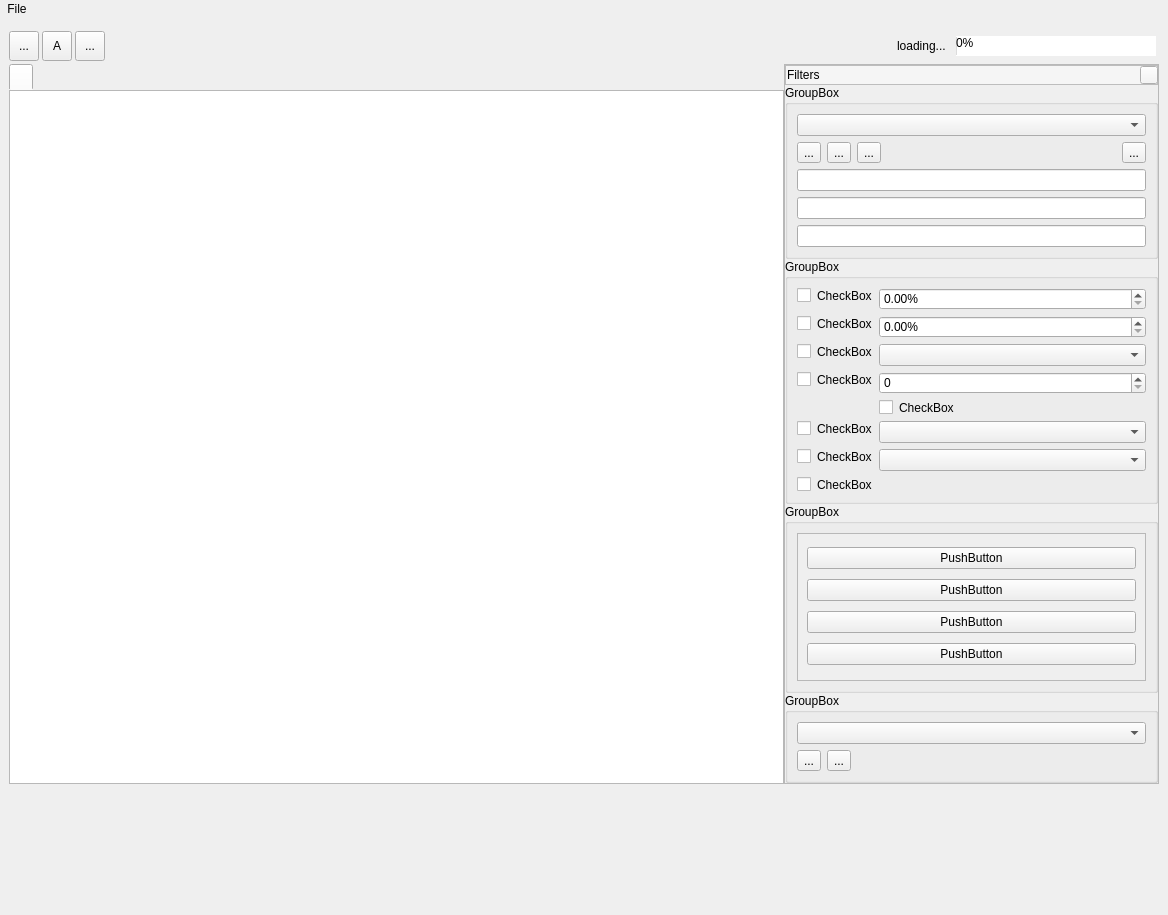
<?xml version="1.0" encoding="UTF-8"?>
<ui version="4.0">
    <class>ui_MainWindow</class>
    <widget class="QMainWindow" name="ui_MainWindow">
        <property name="geometry">
            <rect>
                <x>0</x>
                <y>0</y>
                <width>1168</width>
                <height>915</height>
            </rect>
        </property>
        <property name="windowTitle">
            <string>MainWindow</string>
        </property>
        <property name="styleSheet">
            <string notr="true">border-color: rgb(66, 212, 244);</string>
        </property>
        <widget class="QWidget" name="centralwidget">
            <layout class="QVBoxLayout" name="verticalLayout">
                <item>
                    <layout class="QGridLayout" name="gridLayout">
                        <property name="spacing">
                            <number>0</number>
                        </property>
                        <item row="1" column="0" rowspan="2" colspan="4">
                            <layout class="QHBoxLayout" name="horizontalLayout">
                                <property name="spacing">
                                    <number>3</number>
                                </property>
                                <property name="sizeConstraint">
                                    <enum>QLayout::SetFixedSize</enum>
                                </property>
                                <property name="leftMargin">
                                    <number>0</number>
                                </property>
                                <property name="topMargin">
                                    <number>3</number>
                                </property>
                                <property name="rightMargin">
                                    <number>3</number>
                                </property>
                                <property name="bottomMargin">
                                    <number>3</number>
                                </property>
                                <item>
                                    <widget class="QToolButton" name="search_button">
                                        <property name="sizePolicy">
                                            <sizepolicy hsizetype="Preferred" vsizetype="Preferred">
                                                <horstretch>0</horstretch>
                                                <verstretch>0</verstretch>
                                            </sizepolicy>
                                        </property>
                                        <property name="minimumSize">
                                            <size>
                                                <width>30</width>
                                                <height>30</height>
                                            </size>
                                        </property>
                                        <property name="toolTip">
                                            <string>Filter</string>
                                        </property>
                                        <property name="styleSheet">
                                            <string notr="true"/>
                                        </property>
                                        <property name="text">
                                            <string>...</string>
                                        </property>
                                        <property name="icon">
                                            <iconset>
                                                <normaloff>../resources/search_icon.png</normaloff>../resources/search_icon.png</iconset>
                                        </property>
                                    </widget>
                                </item>
                                <item>
                                    <widget class="QToolButton" name="button_annotation">
                                        <property name="sizePolicy">
                                            <sizepolicy hsizetype="Preferred" vsizetype="Preferred">
                                                <horstretch>0</horstretch>
                                                <verstretch>0</verstretch>
                                            </sizepolicy>
                                        </property>
                                        <property name="minimumSize">
                                            <size>
                                                <width>30</width>
                                                <height>30</height>
                                            </size>
                                        </property>
                                        <property name="toolTip">
                                            <string>Annotations</string>
                                        </property>
                                        <property name="styleSheet">
                                            <string notr="true"/>
                                        </property>
                                        <property name="text">
                                            <string>A</string>
                                        </property>
                                    </widget>
                                </item>
                                <item>
                                    <widget class="QToolButton" name="button_export">
                                        <property name="sizePolicy">
                                            <sizepolicy hsizetype="Preferred" vsizetype="Preferred">
                                                <horstretch>0</horstretch>
                                                <verstretch>0</verstretch>
                                            </sizepolicy>
                                        </property>
                                        <property name="minimumSize">
                                            <size>
                                                <width>30</width>
                                                <height>30</height>
                                            </size>
                                        </property>
                                        <property name="styleSheet">
                                            <string notr="true"/>
                                        </property>
                                        <property name="text">
                                            <string>...</string>
                                        </property>
                                        <property name="icon">
                                            <iconset>
                                                <normaloff>../resources/export_icon.png</normaloff>../resources/export_icon.png</iconset>
                                        </property>
                                    </widget>
                                </item>
                                <item>
                                    <spacer name="horizontalSpacer">
                                        <property name="orientation">
                                            <enum>Qt::Horizontal</enum>
                                        </property>
                                        <property name="sizeType">
                                            <enum>QSizePolicy::Expanding</enum>
                                        </property>
                                        <property name="sizeHint" stdset="0">
                                            <size>
                                                <width>40</width>
                                                <height>20</height>
                                            </size>
                                        </property>
                                    </spacer>
                                </item>
                                <item>
                                    <widget class="QLabel" name="label_loading">
                                        <property name="text">
                                            <string>loading...  </string>
                                        </property>
                                    </widget>
                                </item>
                                <item>
                                    <widget class="QProgressBar" name="progressBar">
                                        <property name="maximumSize">
                                            <size>
                                                <width>200</width>
                                                <height>20</height>
                                            </size>
                                        </property>
                                        <property name="value">
                                            <number>0</number>
                                        </property>
                                    </widget>
                                </item>
                            </layout>
                        </item>
                        <item row="3" column="1" colspan="2">
                            <widget class="QFrame" name="filter_window">
                                <property name="sizePolicy">
                                    <sizepolicy hsizetype="Fixed" vsizetype="Preferred">
                                        <horstretch>0</horstretch>
                                        <verstretch>0</verstretch>
                                    </sizepolicy>
                                </property>
                                <property name="minimumSize">
                                    <size>
                                        <width>375</width>
                                        <height>0</height>
                                    </size>
                                </property>
                                <property name="maximumSize">
                                    <size>
                                        <width>16777215</width>
                                        <height>1666666</height>
                                    </size>
                                </property>
                                <property name="styleSheet">
                                    <string notr="true"/>
                                </property>
                                <property name="frameShape">
                                    <enum>QFrame::StyledPanel</enum>
                                </property>
                                <property name="frameShadow">
                                    <enum>QFrame::Raised</enum>
                                </property>
                                <layout class="QVBoxLayout" name="verticalLayout_5">
                                    <property name="spacing">
                                        <number>0</number>
                                    </property>
                                    <property name="leftMargin">
                                        <number>0</number>
                                    </property>
                                    <property name="topMargin">
                                        <number>0</number>
                                    </property>
                                    <property name="rightMargin">
                                        <number>0</number>
                                    </property>
                                    <property name="bottomMargin">
                                        <number>0</number>
                                    </property>
                                    <item>
                                        <widget class="QFrame" name="frame_2">
                                            <property name="sizePolicy">
                                                <sizepolicy hsizetype="Preferred" vsizetype="Fixed">
                                                    <horstretch>0</horstretch>
                                                    <verstretch>0</verstretch>
                                                </sizepolicy>
                                            </property>
                                            <property name="minimumSize">
                                                <size>
                                                    <width>0</width>
                                                    <height>20</height>
                                                </size>
                                            </property>
                                            <property name="maximumSize">
                                                <size>
                                                    <width>16777215</width>
                                                    <height>20</height>
                                                </size>
                                            </property>
                                            <property name="styleSheet">
                                                <string notr="true">background-color:rgb(245, 245, 245)</string>
                                            </property>
                                            <property name="frameShape">
                                                <enum>QFrame::StyledPanel</enum>
                                            </property>
                                            <property name="frameShadow">
                                                <enum>QFrame::Raised</enum>
                                            </property>
                                            <widget class="QToolButton" name="button_close">
                                                <property name="geometry">
                                                    <rect>
                                                        <x>355</x>
                                                        <y>1</y>
                                                        <width>18</width>
                                                        <height>18</height>
                                                    </rect>
                                                </property>
                                                <property name="maximumSize">
                                                    <size>
                                                        <width>18</width>
                                                        <height>18</height>
                                                    </size>
                                                </property>
                                                <property name="text">
                                                    <string/>
                                                </property>
                                                <property name="icon">
                                                    <iconset>
                                                        <normaloff>../resources/minimize_icon.png</normaloff>../resources/minimize_icon.png</iconset>
                                                </property>
                                            </widget>
                                            <widget class="QLabel" name="label_2">
                                                <property name="geometry">
                                                    <rect>
                                                        <x>2</x>
                                                        <y>2</y>
                                                        <width>67</width>
                                                        <height>16</height>
                                                    </rect>
                                                </property>
                                                <property name="text">
                                                    <string>Filters</string>
                                                </property>
                                            </widget>
                                        </widget>
                                    </item>
                                    <item>
                                        <widget class="QGroupBox" name="groupBox">
                                            <property name="title">
                                                <string>GroupBox</string>
                                            </property>
                                            <layout class="QVBoxLayout" name="verticalLayout_2">
                                                <item>
                                                    <widget class="QComboBox" name="comboBox"/>
                                                </item>
                                                <item>
                                                    <layout class="QHBoxLayout" name="horizontalLayout_2">
                                                        <item>
                                                            <widget class="QToolButton" name="toolButton_4">
                                                                <property name="text">
                                                                    <string>...</string>
                                                                </property>
                                                            </widget>
                                                        </item>
                                                        <item>
                                                            <widget class="QToolButton" name="toolButton_5">
                                                                <property name="text">
                                                                    <string>...</string>
                                                                </property>
                                                            </widget>
                                                        </item>
                                                        <item>
                                                            <widget class="QToolButton" name="toolButton_3">
                                                                <property name="text">
                                                                    <string>...</string>
                                                                </property>
                                                            </widget>
                                                        </item>
                                                        <item>
                                                            <spacer name="horizontalSpacer_2">
                                                                <property name="orientation">
                                                                    <enum>Qt::Horizontal</enum>
                                                                </property>
                                                                <property name="sizeHint" stdset="0">
                                                                    <size>
                                                                        <width>40</width>
                                                                        <height>20</height>
                                                                    </size>
                                                                </property>
                                                            </spacer>
                                                        </item>
                                                        <item>
                                                            <widget class="QToolButton" name="toolButton_6">
                                                                <property name="text">
                                                                    <string>...</string>
                                                                </property>
                                                            </widget>
                                                        </item>
                                                    </layout>
                                                </item>
                                                <item>
                                                    <widget class="QLineEdit" name="lineEdit"/>
                                                </item>
                                                <item>
                                                    <widget class="QLineEdit" name="lineEdit_2"/>
                                                </item>
                                                <item>
                                                    <widget class="QLineEdit" name="lineEdit_3"/>
                                                </item>
                                            </layout>
                                        </widget>
                                    </item>
                                    <item>
                                        <widget class="QGroupBox" name="groupBox_2">
                                            <property name="title">
                                                <string>GroupBox</string>
                                            </property>
                                            <layout class="QFormLayout" name="formLayout">
                                                <item row="0" column="0">
                                                    <widget class="QCheckBox" name="checkBox">
                                                        <property name="text">
                                                            <string>CheckBox</string>
                                                        </property>
                                                    </widget>
                                                </item>
                                                <item row="1" column="0">
                                                    <widget class="QCheckBox" name="checkBox_2">
                                                        <property name="text">
                                                            <string>CheckBox</string>
                                                        </property>
                                                    </widget>
                                                </item>
                                                <item row="2" column="0">
                                                    <widget class="QCheckBox" name="checkBox_3">
                                                        <property name="text">
                                                            <string>CheckBox</string>
                                                        </property>
                                                    </widget>
                                                </item>
                                                <item row="2" column="1">
                                                    <widget class="QComboBox" name="comboBox_2"/>
                                                </item>
                                                <item row="5" column="0">
                                                    <widget class="QCheckBox" name="checkBox_7">
                                                        <property name="text">
                                                            <string>CheckBox</string>
                                                        </property>
                                                    </widget>
                                                </item>
                                                <item row="6" column="0">
                                                    <widget class="QCheckBox" name="checkBox_8">
                                                        <property name="text">
                                                            <string>CheckBox</string>
                                                        </property>
                                                    </widget>
                                                </item>
                                                <item row="3" column="0">
                                                    <widget class="QCheckBox" name="checkBox_5">
                                                        <property name="text">
                                                            <string>CheckBox</string>
                                                        </property>
                                                    </widget>
                                                </item>
                                                <item row="6" column="1">
                                                    <widget class="QComboBox" name="comboBox_3"/>
                                                </item>
                                                <item row="5" column="1">
                                                    <widget class="QComboBox" name="comboBox_4"/>
                                                </item>
                                                <item row="4" column="1">
                                                    <widget class="QCheckBox" name="checkBox_4">
                                                        <property name="text">
                                                            <string>CheckBox</string>
                                                        </property>
                                                    </widget>
                                                </item>
                                                <item row="7" column="0">
                                                    <widget class="QCheckBox" name="checkBox_6">
                                                        <property name="text">
                                                            <string>CheckBox</string>
                                                        </property>
                                                    </widget>
                                                </item>
                                                <item row="3" column="1">
                                                    <widget class="QSpinBox" name="spinBox_3">
                                                        <property name="stepType">
                                                            <enum>QAbstractSpinBox::AdaptiveDecimalStepType</enum>
                                                        </property>
                                                    </widget>
                                                </item>
                                                <item row="1" column="1">
                                                    <widget class="QDoubleSpinBox" name="doubleSpinBox">
                                                        <property name="suffix">
                                                            <string>%</string>
                                                        </property>
                                                        <property name="singleStep">
                                                            <double>0.010000000000000</double>
                                                        </property>
                                                    </widget>
                                                </item>
                                                <item row="0" column="1">
                                                    <widget class="QDoubleSpinBox" name="doubleSpinBox_2">
                                                        <property name="suffix">
                                                            <string>%</string>
                                                        </property>
                                                        <property name="singleStep">
                                                            <double>0.010000000000000</double>
                                                        </property>
                                                    </widget>
                                                </item>
                                            </layout>
                                        </widget>
                                    </item>
                                    <item>
                                        <widget class="QGroupBox" name="groupBox_3">
                                            <property name="title">
                                                <string>GroupBox</string>
                                            </property>
                                            <layout class="QHBoxLayout" name="horizontalLayout_3">
                                                <item>
                                                    <widget class="QScrollArea" name="scrollArea">
                                                        <property name="verticalScrollBarPolicy">
                                                            <enum>Qt::ScrollBarAsNeeded</enum>
                                                        </property>
                                                        <property name="widgetResizable">
                                                            <bool>true</bool>
                                                        </property>
                                                        <widget class="QWidget" name="scrollAreaWidgetContents">
                                                            <property name="geometry">
                                                                <rect>
                                                                    <x>0</x>
                                                                    <y>0</y>
                                                                    <width>333</width>
                                                                    <height>136</height>
                                                                </rect>
                                                            </property>
                                                            <layout class="QVBoxLayout" name="verticalLayout_3">
                                                                <item>
                                                                    <widget class="QPushButton" name="pushButton">
                                                                        <property name="text">
                                                                            <string>PushButton</string>
                                                                        </property>
                                                                    </widget>
                                                                </item>
                                                                <item>
                                                                    <widget class="QPushButton" name="pushButton_3">
                                                                        <property name="text">
                                                                            <string>PushButton</string>
                                                                        </property>
                                                                    </widget>
                                                                </item>
                                                                <item>
                                                                    <widget class="QPushButton" name="pushButton_4">
                                                                        <property name="text">
                                                                            <string>PushButton</string>
                                                                        </property>
                                                                    </widget>
                                                                </item>
                                                                <item>
                                                                    <widget class="QPushButton" name="pushButton_2">
                                                                        <property name="text">
                                                                            <string>PushButton</string>
                                                                        </property>
                                                                    </widget>
                                                                </item>
                                                            </layout>
                                                        </widget>
                                                    </widget>
                                                </item>
                                            </layout>
                                        </widget>
                                    </item>
                                    <item>
                                        <widget class="QGroupBox" name="groupBox_4">
                                            <property name="title">
                                                <string>GroupBox</string>
                                            </property>
                                            <layout class="QVBoxLayout" name="verticalLayout_4">
                                                <item>
                                                    <widget class="QComboBox" name="comboBox_5"/>
                                                </item>
                                                <item>
                                                    <layout class="QHBoxLayout" name="horizontalLayout_4">
                                                        <item>
                                                            <widget class="QToolButton" name="toolButton_8">
                                                                <property name="text">
                                                                    <string>...</string>
                                                                </property>
                                                            </widget>
                                                        </item>
                                                        <item>
                                                            <widget class="QToolButton" name="toolButton_7">
                                                                <property name="text">
                                                                    <string>...</string>
                                                                </property>
                                                            </widget>
                                                        </item>
                                                        <item>
                                                            <spacer name="horizontalSpacer_3">
                                                                <property name="orientation">
                                                                    <enum>Qt::Horizontal</enum>
                                                                </property>
                                                                <property name="sizeHint" stdset="0">
                                                                    <size>
                                                                        <width>40</width>
                                                                        <height>20</height>
                                                                    </size>
                                                                </property>
                                                            </spacer>
                                                        </item>
                                                    </layout>
                                                </item>
                                            </layout>
                                        </widget>
                                    </item>
                                </layout>
                            </widget>
                        </item>
                        <item row="3" column="0">
                            <widget class="QTabWidget" name="tab_window_tables">
                                <property name="styleSheet">
                                    <string notr="true"/>
                                </property>
                                <property name="currentIndex">
                                    <number>0</number>
                                </property>
                                <property name="elideMode">
                                    <enum>Qt::ElideNone</enum>
                                </property>
                                <widget class="QWidget" name="vcf_tab">
                                    <attribute name="title">
                                        <string/>
                                    </attribute>
                                    <layout class="QHBoxLayout" name="horizontalLayout_5">
                                        <property name="leftMargin">
                                            <number>0</number>
                                        </property>
                                        <property name="topMargin">
                                            <number>0</number>
                                        </property>
                                        <property name="rightMargin">
                                            <number>0</number>
                                        </property>
                                        <property name="bottomMargin">
                                            <number>0</number>
                                        </property>
                                        <item>
                                            <widget class="QTableView" name="vcf_table">
                                                <property name="styleSheet">
                                                    <string notr="true"/>
                                                </property>
                                                <property name="alternatingRowColors">
                                                    <bool>true</bool>
                                                </property>
                                                <property name="selectionMode">
                                                    <enum>QAbstractItemView::SingleSelection</enum>
                                                </property>
                                                <property name="selectionBehavior">
                                                    <enum>QAbstractItemView::SelectRows</enum>
                                                </property>
                                                <property name="textElideMode">
                                                    <enum>Qt::ElideNone</enum>
                                                </property>
                                                <attribute name="verticalHeaderVisible">
                                                    <bool>true</bool>
                                                </attribute>
                                                <attribute name="verticalHeaderHighlightSections">
                                                    <bool>true</bool>
                                                </attribute>
                                                <attribute name="verticalHeaderShowSortIndicator" stdset="0">
                                                    <bool>false</bool>
                                                </attribute>
                                                <attribute name="verticalHeaderStretchLastSection">
                                                    <bool>false</bool>
                                                </attribute>
                                            </widget>
                                        </item>
                                    </layout>
                                </widget>
                            </widget>
                        </item>
                        <item row="3" column="3">
                            <layout class="QGridLayout" name="grid_filter_window">
                                <property name="spacing">
                                    <number>0</number>
                                </property>
                            </layout>
                        </item>
                        <item row="4" column="0" colspan="4">
                            <widget class="QLabel" name="label">
                                <property name="sizePolicy">
                                    <sizepolicy hsizetype="Preferred" vsizetype="Preferred">
                                        <horstretch>0</horstretch>
                                        <verstretch>0</verstretch>
                                    </sizepolicy>
                                </property>
                                <property name="minimumSize">
                                    <size>
                                        <width>0</width>
                                        <height>100</height>
                                    </size>
                                </property>
                                <property name="text">
                                    <string/>
                                </property>
                            </widget>
                        </item>
                        <item row="0" column="3">
                            <layout class="QFormLayout" name="formLayout_2"/>
                        </item>
                    </layout>
                </item>
            </layout>
        </widget>
        <widget class="QMenuBar" name="menubar">
            <property name="geometry">
                <rect>
                    <x>0</x>
                    <y>0</y>
                    <width>1168</width>
                    <height>22</height>
                </rect>
            </property>
            <property name="styleSheet">
                <string notr="true">background-color: qlineargradient(x1:0, y1:0, x2:0, y2:1,
                    stop:0 white, stop:1 lightblue);   spacing: 3px;</string>
            </property>
            <widget class="QMenu" name="menuFile">
                <property name="title">
                    <string>File</string>
                </property>
                <addaction name="actionLoad_File"/>
            </widget>
            <addaction name="menuFile"/>
        </widget>
        <widget class="QStatusBar" name="statusbar"/>
        <action name="actionLoad_File">
            <property name="text">
                <string>Load File</string>
            </property>
        </action>
    </widget>
    <resources/>
    <connections/>
</ui>
